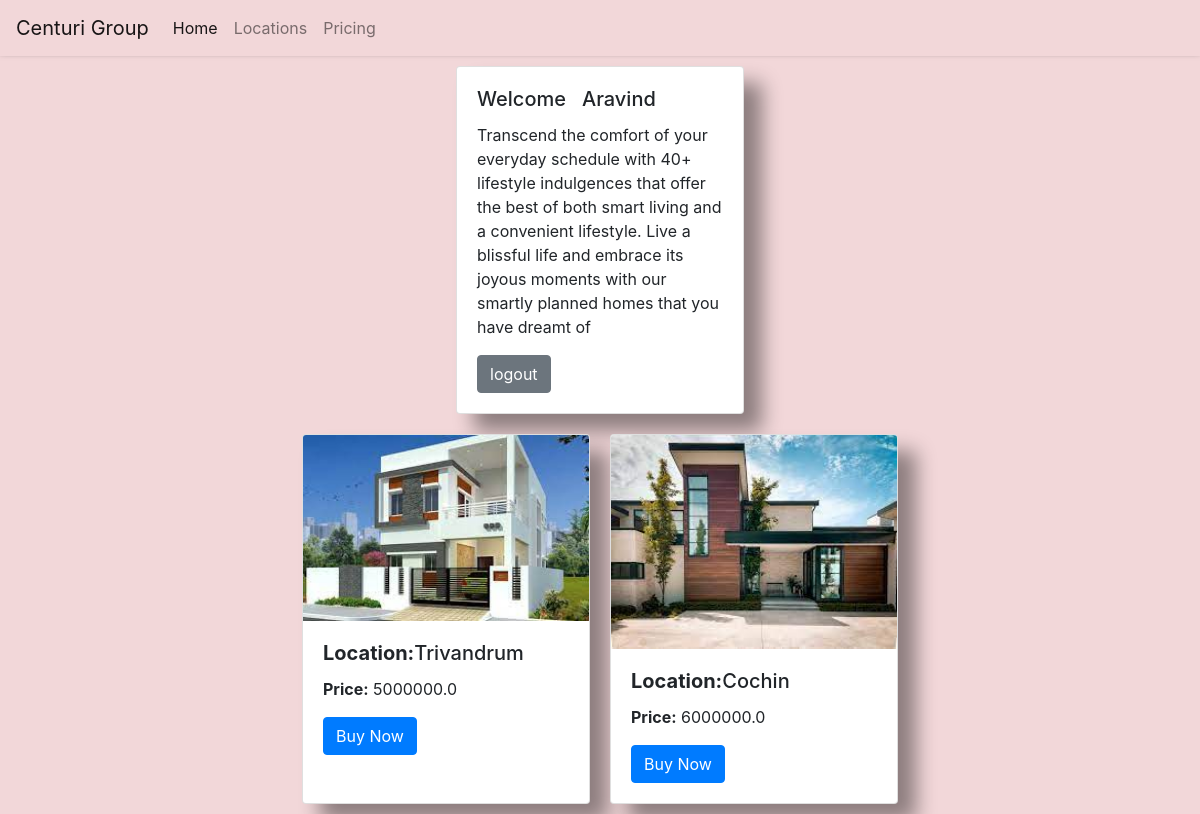
/home (signed in), run on the app's committed database.
### welcomeapp/models.py (models this page shows)
class Homes(models.Model):
    place = models.CharField(max_length=200)
    price = models.FloatField()
    image = models.CharField(max_length=300)

### welcomeapp/views.py (the view)
# urls.py: 2. Add a URL to urlpatterns:  path('', views.home, name='home')
@cache_control(no_cache=True, must_revalidate=True, no_store=True)
def home(request):
    if 'username' in request.session:
        home = Homes.objects.all()
        return render(request, 'homesell.html', {'usern': request.session['username'],'hdetails':home})
    else:
        return redirect(index)

### welcomeapp/templates/homesell.html
{% extends "home.html" %}
{% block content %}
{% for h in hdetails %}
<div class="card" style="width: 18rem;">
  {% load static %}
  <img src="{% static 'images/' %}{{h.image}}.jpeg" class="card-img-top"
    alt="...">
  <div class="card-body">
    <h5 class="card-title"><b>Location:</b>{{h.place}}</h5>
    <p class="card-text"><b>Price:</b> {{h.price}}</p>
    <a href="#" class="btn btn-primary">Buy Now</a>
  </div>
</div>
{% endfor %}
{% endblock %}

### welcomeapp/templates/home.html (style rules this page uses)
body { padding: 0; margin: 0; background: #F2D7D9; }
.card { box-shadow: 18px 17px 20px 0 #0000006b; margin: 10px; }

### data on the page
Homes: image (picture), place "Trivandrum", price "5000000.0"
Homes: image (picture), place "Cochin", price "6000000.0"

### other printed values
{{ usern }} "Aravind"
